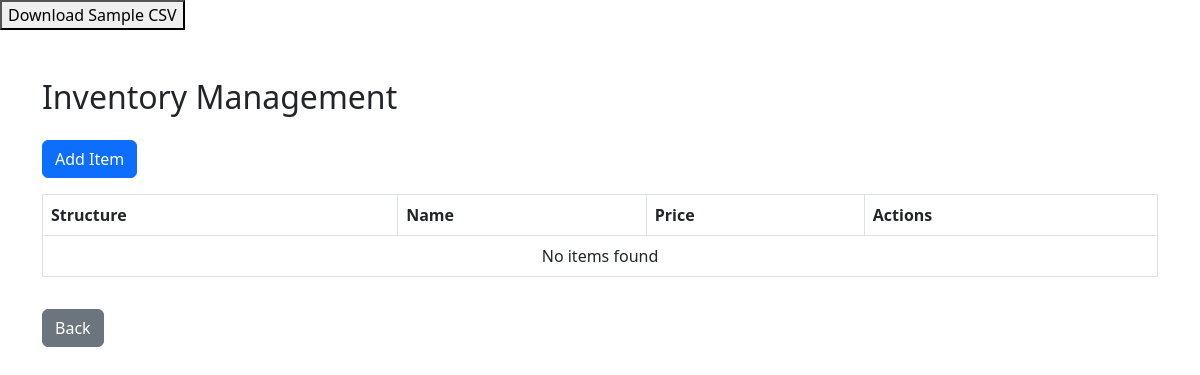
The app's page /admin_view_inventory.php, older data.
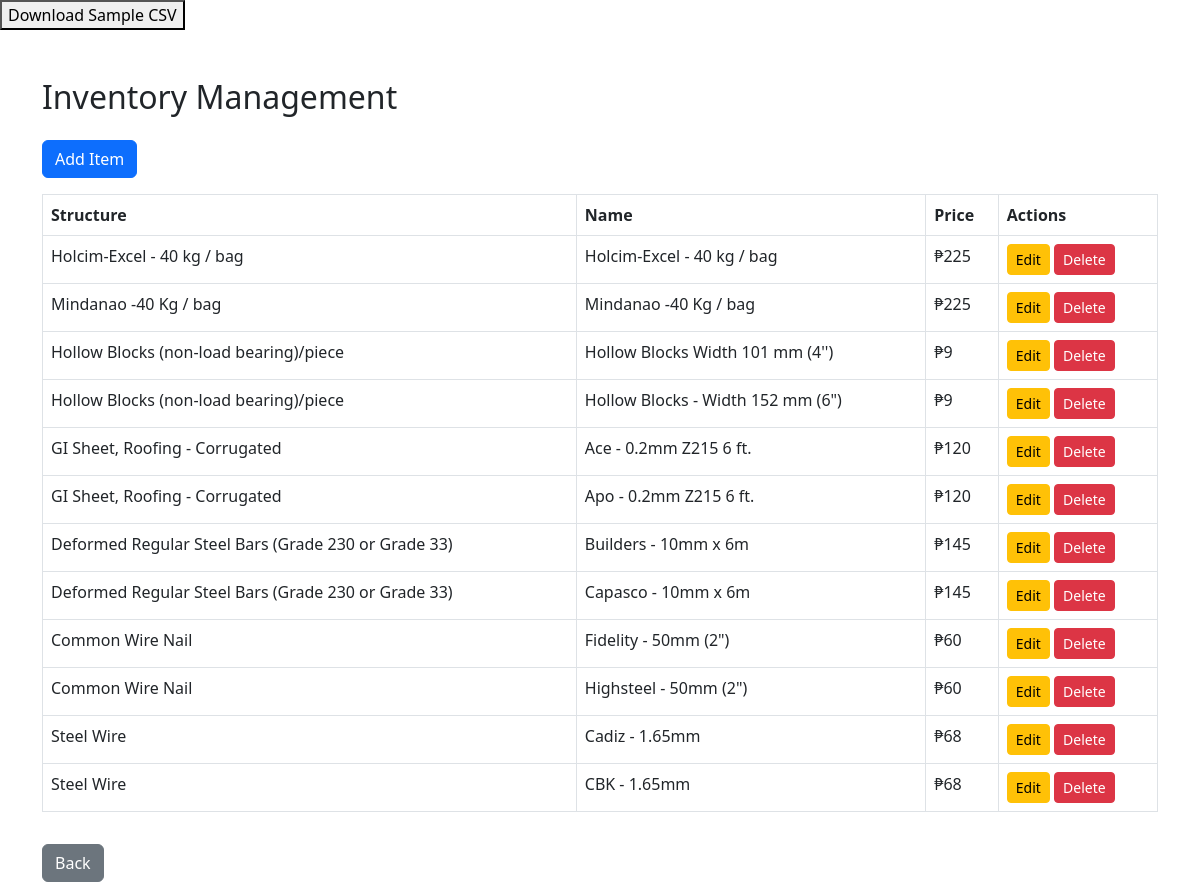
The same page, newer data.
### tables this page shows
CREATE TABLE `prematerialsinventory` (
  `prematerialsinventory_id` int(11) NOT NULL,
  `structure` varchar(255) NOT NULL,
  `name` varchar(255) NOT NULL,
  `price` int(11) NOT NULL
);

### admin_view_inventory.php (the view, shortened to what this page needs)
<!DOCTYPE html>
<html lang="en">
<head>
    <link rel="stylesheet" href="https://cdn.jsdelivr.net/npm/bootstrap@5.3.0/dist/css/bootstrap.min.css">
</head>
<body>
    <a href="testing\prematerials (6).csv" download="prematerials.csv">
        <button>Download Sample CSV</button>
    </a>
    <div class="container mt-5">
        <h2 class="mb-4">Inventory Management</h2>
        <button class="btn btn-primary mb-3" data-bs-toggle="modal" data-bs-target="#addItemModal">Add Item</button>
        <table class="table table-bordered">
            <thead>
                <tr>
                    <th>Structure</th>
                    <th>Name</th>
                    <th>Price</th>
                    <th>Actions</th>
                </tr>
            </thead>
            <tbody>
                <?php
                include 'config.php';
                $sql = "SELECT * FROM prematerialsinventory";
                $result = $conn->query($sql);
                if ($result->num_rows > 0) {
                    while ($row = $result->fetch_assoc()) {
                        echo "<tr>
                                <td>{$row['structure']}</td>
                                <td>{$row['name']}</td>
                                <td>₱{$row['price']}</td>
                                <td>
                                    <button class='btn btn-warning btn-sm editItem' data-id='{$row['prematerialsinventory_id']}' data-structure='{$row['structure']}' data-name='{$row['name']}' data-price='{$row['price']}' data-bs-toggle='modal' data-bs-target='#editItemModal'>Edit</button>
                                    <button class='btn btn-danger btn-sm deleteItem' data-id='{$row['prematerialsinventory_id']}'>Delete</button>                                    </td>
                            </tr>";
                    }
                } else {
                    echo "<tr><td colspan='4' class='text-center'>No items found</td></tr>";
                }
                ?>
            </tbody>
        </table>
        <button class="btn btn-secondary mt-3" onclick="goBack()">Back</button>
    </div>
</body>
</html>

Row changes from the older to the newer data that the page shows:
added prematerialsinventory: structure "Holcim-Excel - 40 kg / bag", name "Holcim-Excel - 40 kg / bag", price "225"
added prematerialsinventory: structure "Mindanao -40 Kg / bag", name "Mindanao -40 Kg / bag", price "225"
added prematerialsinventory: structure "Hollow Blocks (non-load bearing)/piece", name "Hollow Blocks Width 101 mm (4'')", price "9"
added prematerialsinventory: structure "Hollow Blocks (non-load bearing)/piece", name "Hollow Blocks - Width 152 mm (6\")", price "9"
added prematerialsinventory: structure "GI Sheet, Roofing - Corrugated", name "Ace - 0.2mm Z215 6 ft.", price "120"
added prematerialsinventory: structure "GI Sheet, Roofing - Corrugated", name "Apo - 0.2mm Z215 6 ft.", price "120"
added prematerialsinventory: structure "Deformed Regular Steel Bars (Grade 230 or Grade 33)", name "Builders - 10mm x 6m", price "145"
added prematerialsinventory: structure "Deformed Regular Steel Bars (Grade 230 or Grade 33)", name "Capasco - 10mm x 6m", price "145"
added prematerialsinventory: structure "Common Wire Nail", name "Fidelity - 50mm (2\")", price "60"
added prematerialsinventory: structure "Common Wire Nail", name "Highsteel - 50mm (2\")", price "60"
added prematerialsinventory: structure "Steel Wire", name "Cadiz - 1.65mm", price "68"
added prematerialsinventory: structure "Steel Wire", name "CBK - 1.65mm", price "68"
Text that changed along with them:
text no longer shown: "No items found"
